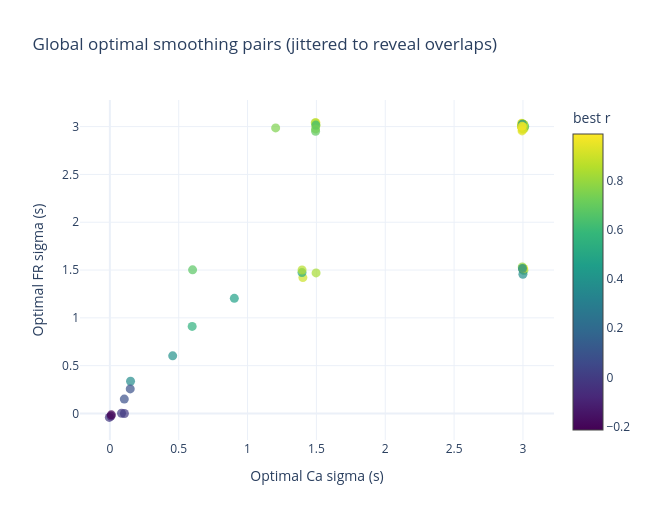

The notebook cell saved with this chart:
### Code cell
import numpy as np
import plotly.graph_objects as go

def scatter_pairs_with_jitter(df, jitter_x=0.005, jitter_y=0.02):
    d = df.copy()
    n = len(d)

    x = d["best_global_cal"].to_numpy(float) + np.random.normal(0, jitter_x, n)
    y = d["best_global_fr"].to_numpy(float) + np.random.normal(0, jitter_y, n)
    r = d["best_global_r"].to_numpy(float)

    text = d["cell_idx"].to_numpy() if "cell_idx" in d.columns else np.arange(n)

    fig = go.Figure(go.Scatter(
        x=x,
        y=y,
        mode="markers",
        marker=dict(
            size=9,
            opacity=0.7,
            color=r,
            colorscale="Viridis",
            showscale=True,
            colorbar=dict(title="best r"),
        ),
        text=text,
        hovertemplate="Cell: %{text}<br>Ca sigma: %{x:.3f}<br>FR sigma: %{y:.3f}<br>r: %{marker.color:.3f}<extra></extra>",
    ))

    fig.update_layout(
        template="plotly_white",
        title="Global optimal smoothing pairs (jittered to reveal overlaps)",
        xaxis_title="Optimal Ca sigma (s)",
        yaxis_title="Optimal FR sigma (s)",
        height=520,
        width=650
    )
    fig.show()
    return fig

fig_scatter = scatter_pairs_with_jitter(df)



path_html = os.path.join(mother_path, "global_optimal_pairs.html")
# Optional: save
fig_scatter.write_html(path_html, include_plotlyjs="cdn")
fig_scatter.write_image(os.path.join(mother_path, "global_optimal_pairs.svg"))

### Figure 1 — Plotly figure (JSON) as saved in the notebook; plotly's stock layout.template omitted (floating-point values rounded to 4 significant figures)
{"data": [{"hovertemplate": "Cell: %{text}<br>Ca sigma: %{x:.3f}<br>FR sigma: %{y:.3f}<br>r: %{marker.color:.3f}<extra></extra>", "marker": {"color": [0.3604, 0.9781, 0.6832, 0.5543, 0.834, 0.7999, 0.8153, 0.4687, 0.9331, 0.9415, 0.9518, 0.9021, 0.6938, 0.2215, 0.1347, 0.4749, 0.968, 0.7441, -0.01285, 0.9163, 0.3667, 0.9394, 0.7642, 0.6743, 0.6749, 0.3819, 0.8357, 0.63, 0.6648, 0.3922, 0.9679, 0.9823, 0.8951, 0.6917, 0.8348, 0.96, 0.5496, -0.001716, 0.525, 0.7794, 0.9469, 0.7049, 0.5745, 0.6029, -0.09792, 0.7229, 0.7871, 0.8156, 0.9646, 0.8144, 0.8282, 0.7503, 0.08477, 0.08648, 0.6932, 0.9196, 0.98, 0.8212, -0.0107, 0.8357, 0.8981, 0.7768, 0.2704, 0.553, 0.6227, 0.7293, 0.177, 0.7968, 0.8589, 0.9701, 0.8616, 0.3946, -0.2139, 0.681, 0.8001, 0.9894, 0.7868, 0.9816, 0.828, 0.9293, 0.9772, 0.3604], "colorbar": {"title": {"text": "best r"}}, "colorscale": [[0, "#440154"], [0.1111, "#482878"], [0.2222, "#3e4989"], [0.3333, "#31688e"], [0.4444, "#26828e"], [0.5556, "#1f9e89"], [0.6667, "#35b779"], [0.7778, "#6ece58"], [0.8889, "#b5de2b"], [1, "#fde725"]], "opacity": 0.7, "showscale": true, "size": 9}, "mode": "markers", "text": [0, 1, 2, 3, 4, 5, 6, 7, 8, 9, 10, 11, 12, 13, 14, 15, 16, 17, 18, 19, 20, 21, 22, 23, 24, 25, 26, 27, 28, 29, 30, 31, 32, 33, 34, 35, 36, 37, 38, 39, 40, 41, 42, 43, 44, 45, 46, 47, 48, 49, 50, 51, 52, 53, 54, 55, 56, 57, 58, 59, 60, 61, 62, 63, 64, 65, 66, 67, 68, 69, 70, 71, 72, 73, 74, 75, 76, 77, 78, 79, 80, 81], "type": "scatter", "x": [2.998, 3.002, 2.993, 0.5977, 3.004, 2.999, 2.998, 0.904, 2.989, 1.497, 1.496, 3.002, 3.001, 2.996, 2.997, 3.0, 3.005, 3.007, -0.003947, 3.009, 0.1501, 2.993, 2.995, 0.6008, 3.003, 3.0, 2.996, 2.994, 3.003, 0.4563, 3.001, 2.99, 1.402, 1.494, 1.492, 2.999, 3.013, 0.08487, 1.396, 3.0, 3.006, 2.995, 2.998, 1.496, 0.008061, 2.998, 3.001, 3.007, 3.004, 3.002, 1.498, 1.204, 0.1049, 0.1479, 2.997, 2.997, 2.99, 2.997, 0.1056, 2.993, 2.998, 2.995, 2.995, 3.002, 2.999, 1.494, 3.0, 3.0, 1.396, 3.002, 2.998, 2.997, 0.01059, 2.997, 3.007, 2.995, 2.995, 3.0, 3.003, 2.994, 2.994, 2.997], "y": [1.508, 2.999, 3.033, 0.9109, 2.992, 3.002, 3.019, 1.204, 3.0, 3.011, 3.04, 2.989, 3.009, 2.989, 3.012, 3.001, 3.022, 1.495, -0.04063, 2.98, 0.3372, 3.001, 2.991, 1.502, 3.023, 1.456, 2.989, 2.997, 2.999, 0.6026, 3.024, 3.035, 1.421, 2.951, 3.042, 3.004, 3.003, 0.002786, 1.473, 2.983, 1.517, 3.025, 3.004, 3.016, -0.02725, 3.004, 3.005, 3.01, 2.991, 3.022, 1.47, 2.986, 0.1507, 0.2574, 2.989, 2.988, 2.998, 2.993, -0.0004932, 3.013, 1.518, 3.003, 3.01, 2.992, 2.983, 2.976, 2.983, 2.978, 1.501, 3.016, 3.026, 3.026, -0.01439, 3.004, 2.991, 2.967, 1.533, 2.99, 2.996, 2.955, 3.003, 1.516]}], "layout": {"height": 520, "title": {"text": "Global optimal smoothing pairs (jittered to reveal overlaps)"}, "width": 650, "xaxis": {"title": {"text": "Optimal Ca sigma (s)"}}, "yaxis": {"title": {"text": "Optimal FR sigma (s)"}}}}
